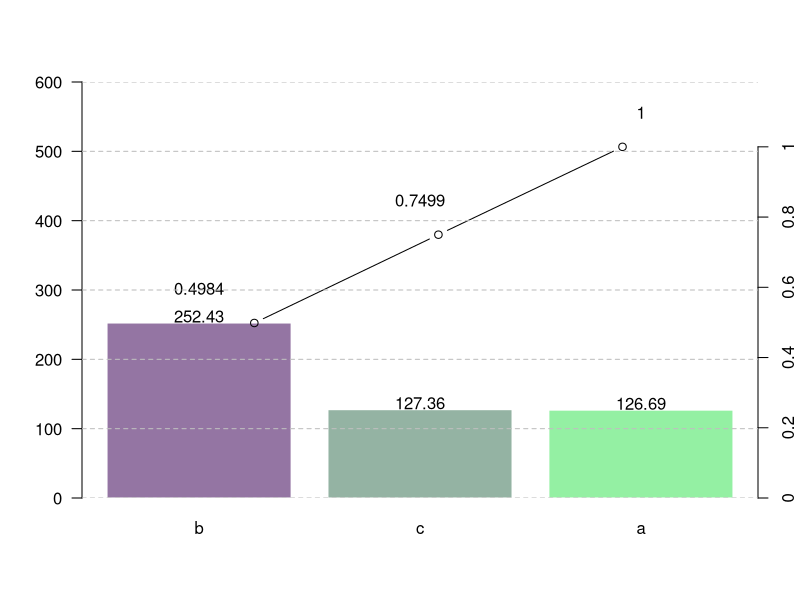

Write the R code that produced this figure.
# pareto
library(dplyr)
failure.time <- c(0.29,0.32,1.21,0.95,0.14,2,0.81,0.88)
temp <- c(63.89,63.38,65.05,62.31,68.04,59.12,62.80,61.89)
fact <- c("A","B","C","C","B","B","A","B")

dados <- data.frame(failure.time,temp,fact)

dados.sum <- dados %>%
  group_by(fact) %>%
  summarise(across(temp, list(sum = sum)))

names(dados.sum$temp_sum) <- c("a","b","c")

factors <- sort(dados.sum$temp_sum, decreasing = TRUE)

my_bar <- barplot(factors , border=F , 
                  las=1 , ylim=c(0,600),
                  col=c(rgb(0.3,0.1,0.4,0.6) , rgb(0.3,0.5,0.4,0.6) , rgb(0.3,0.9,0.4,0.6) ,  rgb(0.3,0.9,0.4,0.6)) , 
                  main="" )

text(my_bar, factors+10, factors)

total <- sum(factors)

porcentagem <- factors / total
porcentagem = round(porcentagem, digits = 4)

n <- length(factors)


acumulado = c(1:n)
acumulado[1] = factors[1]

for(i in 2:n) {
  acumulado[i] <- acumulado[i-1] + factors[i]
}

a <- c(1:n)
a[1] <- porcentagem[1]

for(i in 2:n) {
  a[i] <- a[i-1] + porcentagem[i]
}

line = lines(acumulado,type = "b")
text(my_bar, acumulado+50, a)

max = max(acumulado)
eixo2 = c(0,max/5,max*2/5,max*3/5,max*4/5,max)
label = c(0,0.2,0.4,0.6,0.8,1)

axis(4,at = eixo2, labels = label)


grid(nx = NA,
     ny = NULL,
     lty = 2, col = "gray", lwd = 1)
